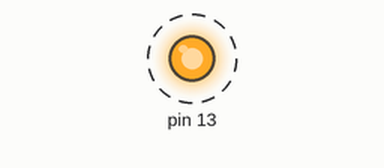
Simulated run of this sketch. Board: Arduino Uno, built with avr-gcc and run on an emulated ATmega328P. Shown: output pins drawn as LEDs (lit = HIGH). Dashed ring = blinking. What the sketch prints to the serial monitor is not drawn.

Above: at 0.5 s.
Timing chart, 0 to 4.6 s (numbered marks = the images above):
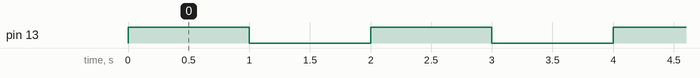

Measured:
- by itself, pin 13: alternates HIGH for 1.0 s and LOW for 1.0 s

The sketch:

24_MonitorSerial.ino
```cpp
//Circuit: https://www.tinkercad.com/things/jG3vHOgUyJ1-24-monitor-serial

int contagem = 0;

void setup() {
  Serial.begin(9600);

  Serial.println("Ola mundo");

  pinMode(13, OUTPUT);
}

void loop() {
  digitalWrite(13, HIGH);
  Serial.println("Aceso");
  delay(1000);

  digitalWrite(13, LOW);
  Serial.println("Apagado");
  delay(1000);

  Serial.println(contagem);
  contagem++;
}
```
